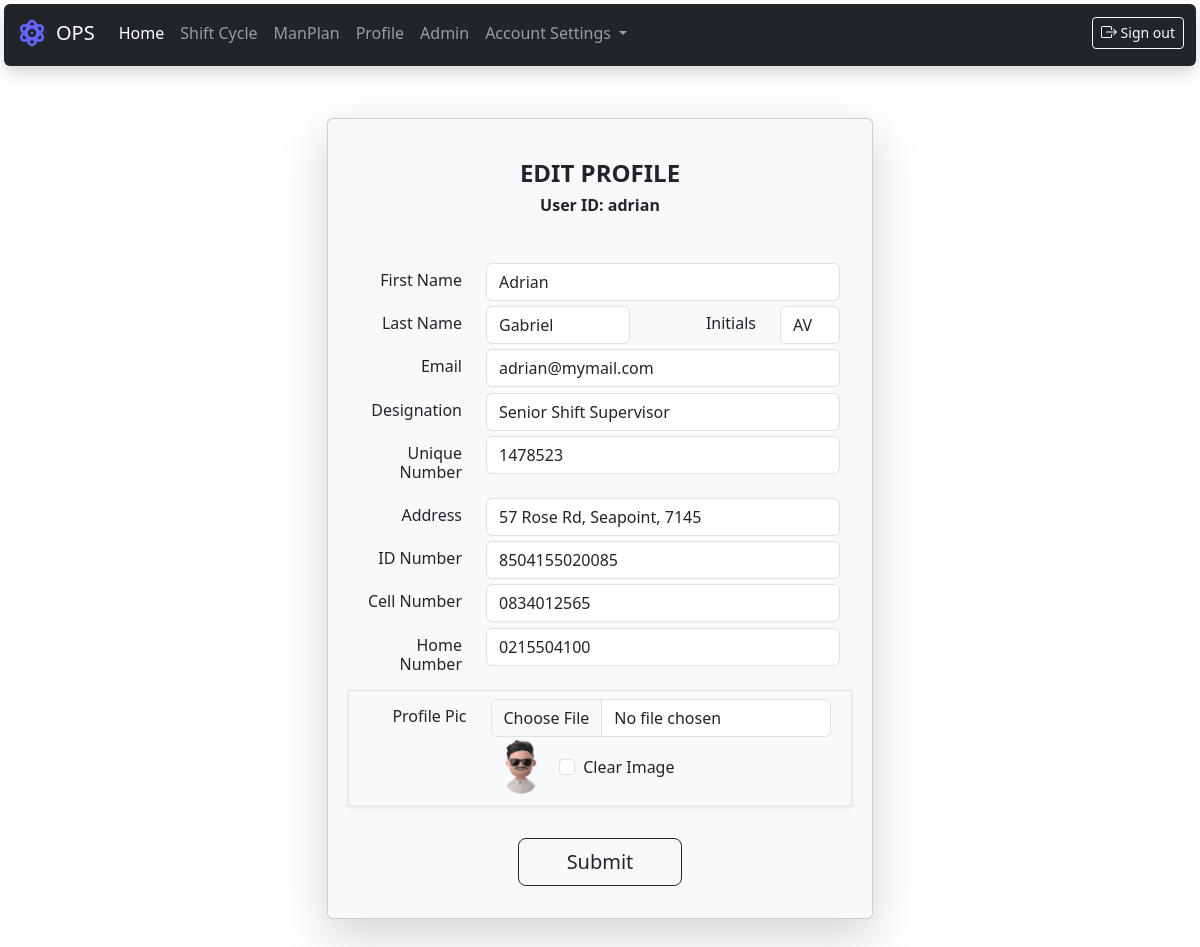
The app's page /profile/ (signed in), older data.
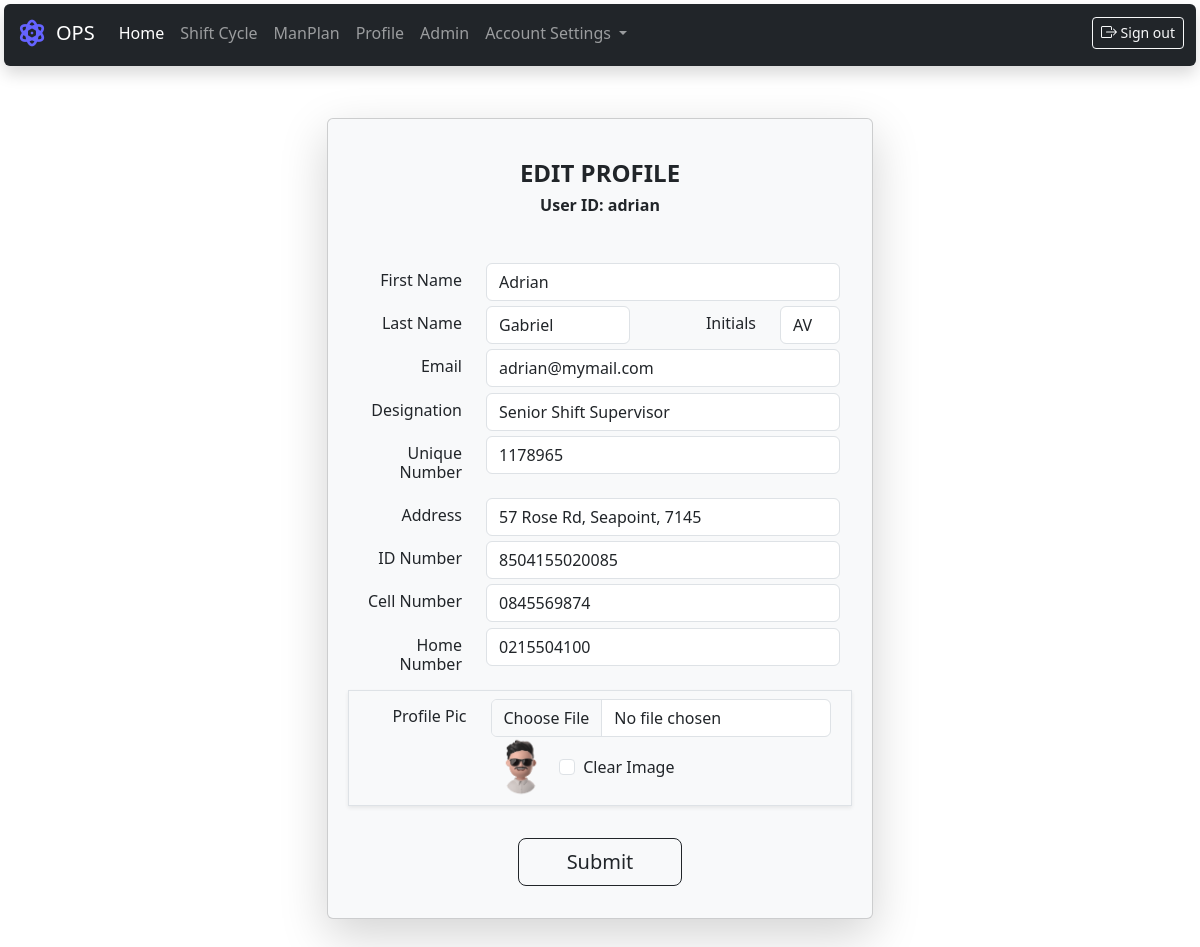
The same page, newer data.
### user/models.py (models this page shows, shortened)
class Profile(models.Model):
    user = models.OneToOneField(User, on_delete=models.CASCADE)
    initials = models.CharField(max_length=10, blank=True)
    unique = models.CharField(max_length=200, blank=True)
    address = models.CharField(max_length=200, blank=True)
    idnum = models.CharField(max_length=200, blank=True)
    cell = models.CharField(max_length=200, blank=True)
    homenum = models.CharField(max_length=200, blank=True)
    dob = models.DateTimeField(null=True, blank=True)
    designation = models.CharField(max_length=200, blank=True)
    image = models.ImageField(default='profilepic.jpg', upload_to='profile_pictures', blank=True)

### user/views.py (the view)
# urls.py: path('profile/', user_views.profile, name='profile'),
@login_required
def profile(request):
    if request.method == 'POST':
        profile_form = ProfileForm(instance=request.user.profile, data=request.POST)
        profile = Profile.objects.get(user=request.user)
        user_form = UserEditForm(instance=request.user, data=request.POST)
        if user_form.is_valid() and profile_form.is_valid():
            user_form.save()
            profile_form.save()
            message = "Profile saved successfully!"
            profile_form = ProfileForm(instance=request.user.profile, data=request.POST)
            profile = Profile.objects.get(user=request.user)
            user_form = UserEditForm(instance=request.user, data=request.POST)
            return render(request, 'home/index.html', {
                'message': message,
            })
    else:
        profile_form = ProfileForm(instance=request.user.profile, data=request.POST)
        profile = Profile.objects.get(user=request.user)
        user_form = UserEditForm(instance=request.user, data=request.POST)
        message =""
    return render(request, 'user/profile.html', {
        'profile_form': profile_form,
        'profile': profile,
        'user_form': user_form,
    })

### user/forms.py
class ProfileForm(forms.ModelForm):
    class Meta:
        model = Profile
        fields = ['initials', 'unique', 'address', 'idnum', 'cell', 'homenum', 'designation', 'image']

class UserEditForm(forms.ModelForm):
    class Meta:
        model = User
        fields = ("first_name", "last_name", "email",)

### user/templates/user/profile.html (shortened to what this page needs)
{% extends 'home/base.html' %}
{% load static %}
{% load crispy_forms_tags  %}
{% block body %}
    <div class="container text-center py-5">
        <div class="row d-flex justify-content-center align-items-center h-100">
            <div class="col-12 col-md-8 col-lg-6 col-xl-6">
                <div class="card shadow-lg p-3 bg-body-tertiary rounded" style="border-radius: 1rem;">
                    <div class="card-body text-center">
                        <h4 class="fw-bold mt-2">EDIT PROFILE</h4>
                        <h6 class="fw-bold mb-5">User ID: {{profile.user}}</h6>
                        <form method="POST" enctype="multipart/form-data">
                                <div class="row">
                                    <div class="col-3 mt-2 text-end">
                                        <h6><label class="form-label" for="id_first_name">First Name</label></h6>
                                    </div>
                                    <div class="col-9">
                                        <input type="text" name="first_name" id="id_first_name" class="form-control" value="{{profile.user.first_name}}" />
                                    </div>
                                </div>
                                <div class="row">
                                    <div class="col-3 mt-2 text-end">
                                        <h6><label class="form-label" for="id_last_name">Last Name</label></h6>
                                    </div>
                                    <div class="col-4">
                                        <input type="text" name="last_name" value="{{profile.user.last_name}}" id="id_last_name" class="form-control" />
                                    </div>
                                    <div class="col-3 mt-2 text-end">
                                        <h6><label class="form-label" for="id_initials">Initials</label></h6>
                                    </div>
                                    <div class="col-2">
                                        <input type="text" name="initials" value="{{profile.initials}}" id="id_initials" class="form-control" />
                                    </div>
                                </div>
                                <div class="row">
                                    <div class="col-3 mt-2 text-end">
                                        <h6><label class="form-label" for="id_email">Email</label></h6>
                                    </div>
                                    <div class="col-9">
                                        <input type="text" name="email" id="id_email" class="form-control" value="{{profile.user.email}}" />
                                    </div>
                                </div>
                                <div class="row">
                                    <div class="col-3 mt-2 text-end">
                                        <h6><label class="form-label" for="id_designation">Designation</label></h6>
                                    </div>
                                    <div class="col-9">
                                        <input type="text" name="designation" value="{{profile.designation}}" id="id_designation" class="form-control" />
                                    </div>
                                </div>
                                <div class="row">
                                    <div class="col-3 mt-2 text-end">
                                        <h6><label class="form-label" for="id_unique">Unique Number</label></h6>
                                    </div>
                                    <div class="col-9">
                                        <input type="text" name="unique" value="{{profile.unique}}" id="id_unique" class="form-control" />
                                    </div>
                                </div>
                                <div class="row">
                                    <div class="col-3 mt-2 text-end">
                                        <h6><label class="form-label" for="id_address">Address</label></h6>
                                    </div>
                                    <div class="col-9">
                                        <input type="text" name="address" value="{{profile.address}}" id="id_address" class="form-control" />
                                    </div>
                                </div>
                                <div class="row">
                                    <div class="col-3 mt-2 text-end">
                                        <h6><label class="form-label" for="id_idnum">ID Number</label></h6>
                                    </div>
                                    <div class="col-9">
                                        <input type="text" name="idnum" value="{{profile.idnum}}" id="id_idnum" class="form-control" />
                                    </div>
                                </div>
                                <div class="row">
                                    <div class="col-3 mt-2 text-end">
                                        <h6><label class="form-label" for="id_cell">Cell Number</label></h6>
                                    </div>
                                    <div class="col-9">
                                        <input type="text" name="cell" value="{{profile.cell}}" id="id_cell" class="form-control" />
                                    </div>
                                </div>
                                <div class="row">
                                    <div class="col-3 mt-2 text-end">
                                        <h6><label class="form-label" for="id_homenum">Home Number</label></h6>
                                    </div>
                                    <div class="col-9">
                                        <input type="text" name="homenum" value="{{profile.homenum}}" id="id_homenum" class="form-control" />
                                    </div>
                                </div>
                                <div class="row border shadow-sm p-2">
                                    <div class="col-3 mt-2 text-end">
                                        <h6><label class="form-label" for="id_image">Profile Pic</label></h6>
                                    </div>
                                    <div class="col-9">
                                        <input type="file" name="image" accept="image/*" id="id_image" class="form-control" />
                                        <div class="row d-flex flex-row align-items-center">
                                            <div class="col-2">
                                                <img class="float-start" src="/pictures/{{profile.image}}" width="60" height="60">
                                            </div>
                                            <div class="col-10 d-flex justify-content-start">
                                                <input class="form-check-input ms-2" type="checkbox" name="image-clear" id="image-clear_id">
                                                <label class="form-check-label ms-2" for="image-clear_id">Clear Image</label>
                                            </div>
                                        </div>
                                    </div>
                                </div>
                                <div class="row mt-4">
                                    <div class="col-12 mt-2">
                                        <button data-mdb-button-init data-mdb-ripple-init class="btn btn-outline-dark btn-lg px-5" type="submit">Submit</button>
                                    </div>
                                </div>
                            </div>
                    </div>
                </div>
            </div>
        </div>
{% endblock %}

### home/templates/home/base.html (shortened to what this page needs)
{% load static %}
<!doctype html>
<html lang="en">
<html>
    <head>
        <link rel="stylesheet" href="{% static 'home/style.css' %}">
        <link href="https://cdn.jsdelivr.net/npm/bootstrap@5.3.3/dist/css/bootstrap.min.css" rel="stylesheet">
    </head>
    <body>
        <nav class="navbar bg-dark navbar-expand-lg sticky-top m-1 shadow rounded" data-bs-theme="dark">
            <div class="container-fluid">
                <a class="navbar-brand" href="#">
                    <img src="{% static 'home/images/atom.png' %}" alt="atom" width="32" height="32" class="mb-1 me-2">OPS
                </a>
            {% if user.is_authenticated %}
                <div class="collapse navbar-collapse mb-1" id="navbarSupportedContent">
                    <ul class="navbar-nav me-auto mb-2 mb-lg-0">
                    <li class="nav-item">
                        <a class="nav-link active" aria-current="page" href="{% url 'home:index' %}">Home</a>
                    </li>
                    <li class="nav-item">
                        <a class="nav-link" href="{% url 'cycle:cycle' %}">Shift Cycle</a>
                    </li>
                    <li class="nav-item">
                        <a class="nav-link" href="{% url 'manplan:manplan' %}">ManPlan</a>
                    </li>
                    <li class="nav-item">
                        <a class="nav-link" href="{% url 'profile' %}">Profile</a>
                    </li>
                    <li class="nav-item">
                        <a class="nav-link" href="{% url 'admin:index' %}">Admin</a>
                    </li>
                        <li class="nav-item dropdown">
                            <a class="nav-link dropdown-toggle" href="#" role="button" data-bs-toggle="dropdown" aria-expanded="false">
                            Account Settings
                            </a>
                        </li>
                    </ul>
                    <div class="d-flex">
                        <form class="d-flex" method="post" action="{% url 'logout' %}">
                            <button data-mdb-button-init data-mdb-ripple-init class="btn btn-outline-light btn-sm " type="submit">
                                Sign out
                            </button>
                        </form>
                    </div>
                </div>
            </div>
        </nav>
        {% endif %}
        {% block body %}
        {% endblock %}
    </body>
</html>

Row changes from the older to the newer data that the page shows:
changed Profile "AV": unique "1478523" → "1178965"; cell "0834012565" → "0845569874"
